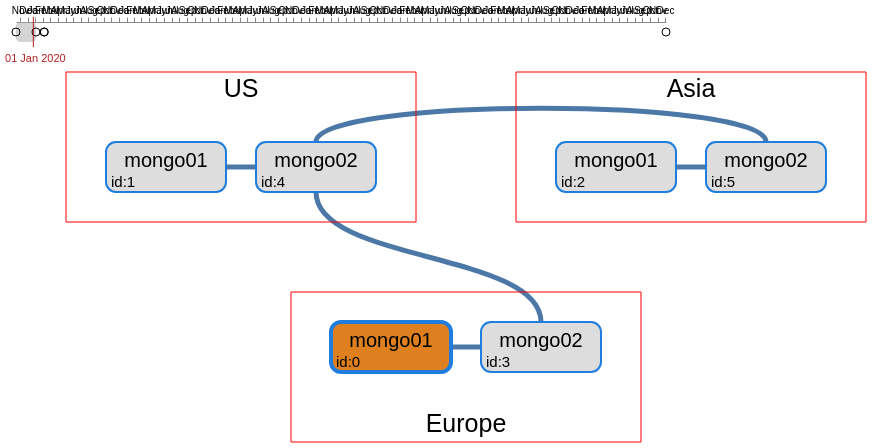

Write the Vega-Lite specification saved for this chart.
### Vega specification from a JSON file in a GitHub repository (floating-point values rounded to 4 significant figures)
{"$schema": "https://vega.github.io/schema/vega/v5.json", "description": "An interactive line chart of stock prices, with returns shown relative to a selected date.", "width": 650, "height": 300, "padding": 5, "signals": [{"description": "------- Ce signal est émis par la souris, et renvoie une date -----", "name": "sig_mouseDate", "init": "time('Jan 1 2020')", "on": [{"events": "mousemove", "update": "invert('scale_x', clamp(x(), 0, width))"}]}, {"description": "------- Ce signal est émis par un click et mémorise la date-----", "name": "sig_clickDate", "on": [{"events": "click", "update": "invert('scale_x', clamp(x(), 0, width))"}]}], "data": [{"name": "input_data", "values": [{"log_date": "20191015-080000", "label": "A", "status": [{"_id": 0, "name": "mongo01.europe.domain:27017", "syncSourceId": -1, "stateStr": "PRIMARY"}, {"_id": 1, "name": "mongo01.us.domain:27017", "syncSourceId": 4, "stateStr": "SECONDARY"}, {"_id": 2, "name": "mongo01.asia.domain:27017", "syncSourceId": 5, "stateStr": "SECONDARY"}, {"_id": 3, "name": "mongo02.europe.domain:27017", "syncSourceId": 0, "stateStr": "SECONDARY"}, {"_id": 4, "name": "mongo02.us.domain:27017", "syncSourceId": 3, "stateStr": "SECONDARY"}, {"_id": 5, "name": "mongo02.asia.domain:27017", "syncSourceId": 4, "stateStr": "SECONDARY"}]}, {"log_date": "20200103-080000", "label": "B", "status": [{"_id": 0, "name": "mongo01.europe.domain:27017", "syncSourceId": 3, "stateStr": "SECONDARY"}, {"_id": 1, "name": "mongo01.us.domain:27017", "syncSourceId": 0, "stateStr": "SECONDARY"}, {"_id": 2, "name": "mongo01.asia.domain:27017", "syncSourceId": 3, "stateStr": "SECONDARY"}, {"_id": 3, "name": "mongo02.europe.domain:27017", "syncSourceId": -1, "stateStr": "PRIMARY"}, {"_id": 4, "name": "mongo02.us.domain:27017", "syncSourceId": 3, "stateStr": "SECONDARY"}, {"_id": 5, "name": "mongo02.asia.domain:27017", "syncSourceId": 0, "stateStr": "SECONDARY"}]}, {"log_date": "20200205-120000", "label": "C", "status": [{"_id": 0, "name": "mongo01.europe.domain:27017", "syncSourceId": 3, "stateStr": "SECONDARY"}, {"_id": 1, "name": "mongo01.us.domain:27017", "syncSourceId": 3, "stateStr": "SECONDARY"}, {"_id": 2, "name": "mongo01.asia.domain:27017", "syncSourceId": 1, "stateStr": "SECONDARY"}, {"_id": 3, "name": "mongo02.europe.domain:27017", "syncSourceId": -1, "stateStr": "PRIMARY"}, {"_id": 4, "name": "mongo02.us.domain:27017", "syncSourceId": 3, "stateStr": "SECONDARY"}, {"_id": 5, "name": "mongo02.asia.domain:27017", "syncSourceId": 1, "stateStr": "SECONDARY"}]}, {"log_date": "20200205-140000", "label": "D", "status": [{"_id": 0, "name": "mongo01.europe.domain:27017", "syncSourceId": 3, "stateStr": "SECONDARY"}, {"_id": 1, "name": "mongo01.us.domain:27017", "syncSourceId": 3, "stateStr": "SECONDARY"}, {"_id": 2, "name": "mongo01.asia.domain:27017", "syncSourceId": 4, "stateStr": "SECONDARY"}, {"_id": 3, "name": "mongo02.europe.domain:27017", "syncSourceId": -1, "stateStr": "PRIMARY"}, {"_id": 4, "name": "mongo02.us.domain:27017", "syncSourceId": 3, "stateStr": "SECONDARY"}, {"_id": 5, "name": "mongo02.asia.domain:27017", "syncSourceId": 1, "stateStr": "SECONDARY"}]}], "format": {"parse": {"log_date": "date:'%Y%m%d-%H%M%S'"}}, "transform": [{"type": "formula", "as": "date", "expr": "time(datum.log_date)"}]}, {"name": "today", "values": [{"label": "now"}], "transform": [{"type": "formula", "as": "date", "expr": "now()"}]}, {"name": "milestones", "source": ["input_data", "today"]}, {"description": "---- Contient le milestone juste avant la sélection (mouseMove) ----", "name": "first_before", "source": "milestones", "transform": [{"type": "filter", "expr": "datum.date<sig_mouseDate"}, {"type": "extent", "field": "date", "signal": "sig_before_range"}, {"type": "filter", "expr": "datum.date==sig_before_range[1]"}]}, {"description": "---- Contient le milestone juste après la sélection (mouseMove)----", "name": "first_after", "source": "milestones", "transform": [{"type": "filter", "expr": "datum.date>=sig_mouseDate"}, {"type": "extent", "field": "date", "signal": "sig_after_range"}, {"type": "filter", "expr": "datum.date==sig_after_range[0]"}]}, {"description": "---- un object unique contenant sig_before_range+sig_after_range (mouseMove) ----", "name": "mouse_date_bounds", "source": ["first_before", "first_after"], "transform": [{"type": "aggregate", "fields": ["date", "date"], "ops": ["min", "max"], "as": ["from", "to"]}]}, {"description": "---- Contient l'event juste avant la sélection (CLICK) ----", "name": "selected_milestone", "source": "milestones", "transform": [{"type": "filter", "expr": "datum.date<sig_clickDate"}, {"type": "extent", "field": "date", "signal": "sig_before_click"}, {"type": "filter", "expr": "datum.date==sig_before_click[1]"}]}, {"description": "---- Contient l'event juste apres la sélection (CLICK) ----", "name": "first_after_selected_milestone", "source": "milestones", "transform": [{"type": "filter", "expr": "datum.date>=sig_clickDate"}, {"type": "extent", "field": "date", "signal": "sig_after_click"}, {"type": "filter", "expr": "datum.date==sig_after_click[0]"}]}, {"name": "click_date_bounds", "source": ["selected_milestone", "first_after_selected_milestone"], "transform": [{"type": "aggregate", "fields": ["date", "date"], "ops": ["min", "max"], "as": ["from", "to"]}]}, {"name": "region_block", "values": [{"name": "europe", "width": 350, "height": 150, "x": 275, "y": 270, "count": 2, "label": "Europe"}, {"name": "us", "width": 350, "height": 150, "x": 50, "y": 50, "count": 2, "label": "US"}, {"name": "asia", "width": 350, "height": 150, "x": 500, "y": 50, "count": 1, "label": "Asia"}], "transform": [{"type": "formula", "as": "text_x", "expr": "datum.x + datum.width/2"}, {"type": "formula", "as": "text_y", "expr": "datum.y>100 ? datum.y + datum.height - 30 : datum.y + 5"}]}, {"name": "selected_node", "source": "first_before", "transform": [{"type": "flatten", "fields": ["status"]}, {"type": "formula", "as": "_id", "expr": "datum.status._id"}, {"type": "formula", "as": "name", "expr": "datum.status.name"}, {"type": "formula", "as": "stateStr", "expr": "datum.status.stateStr"}, {"type": "formula", "as": "syncSourceId", "expr": "datum.status.syncSourceId"}]}, {"name": "node_block", "source": "selected_node", "transform": [{"type": "formula", "as": "id_label", "expr": "'id:'+datum._id"}, {"type": "formula", "as": "name_parts", "expr": "split(split(datum.name,':')[0],'.')"}, {"type": "formula", "as": "node_name", "expr": "datum.name_parts[0]"}, {"type": "formula", "as": "node_region", "expr": "datum.name_parts[1]"}, {"type": "formula", "as": "index_in_region", "expr": "slice(datum.node_name,-1)-1"}, {"type": "lookup", "from": "region_block", "key": "name", "fields": ["node_region"], "as": ["region"]}, {"type": "formula", "as": "x", "expr": "datum.region.x + 40 + datum.index_in_region * 150"}, {"type": "formula", "as": "width", "expr": "120"}, {"type": "formula", "as": "y", "expr": "datum.region.y + (datum.node_region=='europe'?30:70)"}, {"type": "formula", "as": "height", "expr": "50"}, {"type": "formula", "as": "right", "expr": "datum.x + datum.width"}, {"type": "formula", "as": "bottom", "expr": "datum.y + datum.height"}, {"type": "formula", "as": "cx", "expr": "datum.x + datum.width/2"}, {"type": "formula", "as": "cy", "expr": "datum.y + datum.height/2"}, {"type": "formula", "as": "back_color", "expr": "datum.stateStr=='PRIMARY' ? '#DE801F' : '#ddd'"}, {"type": "formula", "as": "line_width", "expr": "datum.stateStr=='PRIMARY' ? 4 : 2"}]}, {"name": "sync_links", "source": "node_block", "transform": [{"type": "filter", "expr": "! (datum.syncSourceId<0)"}, {"type": "lookup", "from": "node_block", "fields": ["syncSourceId"], "key": "_id", "as": ["target"]}]}, {"name": "smart-links", "source": "sync_links", "transform": [{"type": "formula", "as": "same_line", "expr": "datum.y==datum.target.y"}, {"type": "formula", "as": "left_node", "expr": "datum.x < datum.target.x ? datum : datum.target"}, {"type": "formula", "as": "right_node", "expr": "datum.x > datum.target.x ? datum : datum.target"}, {"type": "formula", "as": "top_node", "expr": "datum.y < datum.target.y ? datum : datum.target"}, {"type": "formula", "as": "bottom_node", "expr": "datum.y > datum.target.y ? datum : datum.target"}, {"type": "formula", "as": "same_region", "expr": "datum.node_region==datum.target.node_region"}, {"type": "formula", "as": "top_line", "expr": "(datum.node_region!='europe') && (datum.target.node_region!='europe')"}, {"type": "formula", "as": "bottom_line", "expr": "(datum.node_region=='europe') && (datum.target.node_region=='europe')"}, {"type": "formula", "as": "cross_line", "expr": "!datum.top_line && !datum.bottom_line"}, {"type": "formula", "as": "side_to_side", "expr": "datum.same_line && ( datum.same_region && datum.left_node.index_in_region == datum.right_node.index_in_region -1 )"}]}, {"name": "side-to-side-links", "source": "smart-links", "transform": [{"type": "filter", "expr": "datum.side_to_side"}, {"type": "formula", "as": "path", "expr": "'M'+datum.left_node.right+','+datum.left_node.cy+'L'+datum.right_node.x+','+datum.right_node.cy"}]}, {"name": "top-links", "source": "smart-links", "transform": [{"type": "filter", "expr": "datum.top_line && ! datum.side_to_side"}, {"type": "formula", "as": "deltax", "expr": "abs(datum.cx-datum.target.cx)"}, {"type": "formula", "as": "y", "expr": "datum.y"}, {"type": "formula", "as": "up", "expr": "datum.y - datum.deltax/10"}, {"type": "formula", "as": "path", "expr": "'M'+datum.cx+','+datum.y+'C'+datum.cx+','+datum.up+' '+datum.target.cx+','+datum.up+' '+datum.target.cx+','+datum.y"}]}, {"name": "cross-line-links", "source": "smart-links", "transform": [{"type": "filter", "expr": "datum.cross_line"}, {"type": "formula", "as": "btm", "expr": "datum.top_node.bottom + 70"}, {"type": "formula", "as": "up", "expr": "datum.bottom_node.y - 70"}, {"type": "formula", "as": "p1", "expr": "datum.top_node.cx+','+datum.top_node.bottom"}, {"type": "formula", "as": "p2", "expr": "datum.top_node.cx+','+datum.btm"}, {"type": "formula", "as": "p3", "expr": "datum.bottom_node.cx+','+datum.up"}, {"type": "formula", "as": "p4", "expr": "datum.bottom_node.cx+','+datum.bottom_node.y"}, {"type": "formula", "as": "path", "expr": "'M'+datum.p1+'C'+datum.p2+' '+datum.p3+' '+datum.p4"}]}, {"name": "all-links", "source": ["top-links", "side-to-side-links", "cross-line-links"]}], "scales": [{"name": "scale_x", "type": "time", "domain": {"data": "milestones", "field": "date"}, "range": "width"}], "axes": [{"orient": "top", "scale": "scale_x", "format": "%b", "tickCount": "month"}], "marks": [{"description": "-------------------- bloc temporel selectionné ------------------", "type": "rect", "from": {"data": "click_date_bounds"}, "encode": {"enter": {"y": {"value": -5}, "y2": {"value": 25}, "fill": {"value": "#F88"}, "cornerRadius": {"value": 10}, "opacity": {"value": 0.5}}, "update": {"x": {"scale": "scale_x", "field": "from"}, "x2": {"scale": "scale_x", "field": "to"}}}}, {"description": "-------------------- bloc temporel survolé ------------------", "type": "rect", "from": {"data": "mouse_date_bounds"}, "encode": {"enter": {"y": {"value": 0}, "y2": {"value": 20}, "fill": {"value": "#aaa"}, "cornerRadius": {"value": 4}, "opacity": {"value": 0.5}}, "update": {"x": {"scale": "scale_x", "field": "from"}, "x2": {"scale": "scale_x", "field": "to"}}}}, {"description": "-------------------- Elements temporels (diamond) ------------------", "type": "symbol", "from": {"data": "milestones"}, "encode": {"update": {"x": {"scale": "scale_x", "field": "date"}, "y": {"value": 10}, "stroke": {"value": "black"}}}}, {"description": "-------------------- Regle des temps verticales ------------------", "type": "rule", "encode": {"enter": {"y": {"value": -5}, "y2": {"value": 25}, "stroke": {"value": "firebrick"}}, "update": {"x": {"scale": "scale_x", "signal": "sig_mouseDate", "offset": -2}}}}, {"description": "-------------------- Temps sélectionné (texte) ------------------", "type": "text", "encode": {"enter": {"y": {"value": 40}, "align": {"value": "center"}, "fill": {"value": "firebrick"}}, "update": {"x": {"scale": "scale_x", "signal": "sig_mouseDate"}, "text": {"signal": "timeFormat(sig_mouseDate, '%d %b %Y')"}}}}, {"type": "path", "from": {"data": "all-links"}, "encode": {"enter": {"path": {"field": "path"}, "strokeWidth": {"value": 5}}}}, {"type": "rect", "from": {"data": "node_block"}, "encode": {"enter": {"x": {"field": "x"}, "y": {"field": "y"}, "width": {"field": "width"}, "height": {"field": "height"}, "stroke": {"value": "#1F7DDE"}, "cornerRadius": {"value": 10}, "strokeWidth": {"field": "line_width"}, "fill": {"field": "back_color"}}}}, {"type": "text", "from": {"data": "node_block"}, "encode": {"enter": {"text": {"field": "node_name"}, "align": {"value": "center"}, "fontSize": {"value": 20}, "x": {"field": "cx"}, "y": {"field": "cy"}}}}, {"type": "text", "from": {"data": "node_block"}, "encode": {"enter": {"text": {"field": "id_label"}, "align": {"value": "left"}, "x": {"field": "x"}, "y": {"field": "bottom"}, "fontSize": {"value": 15}, "dx": {"value": 5}, "dy": {"value": -5}}}}, {"type": "rect", "from": {"data": "region_block"}, "encode": {"enter": {"x": {"field": "x"}, "y": {"field": "y"}, "width": {"field": "width"}, "height": {"field": "height"}, "stroke": {"value": "red"}}}}, {"type": "text", "from": {"data": "region_block"}, "encode": {"enter": {"text": {"field": "label"}, "align": {"value": "center"}, "baseline": {"value": "top"}, "x": {"field": "text_x"}, "y": {"field": "text_y"}, "fontSize": {"value": 25}}}}]}
